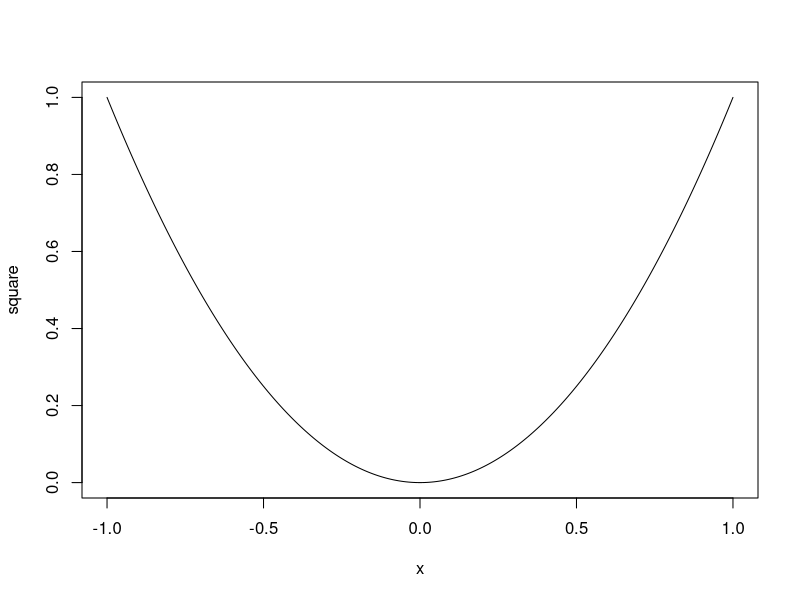
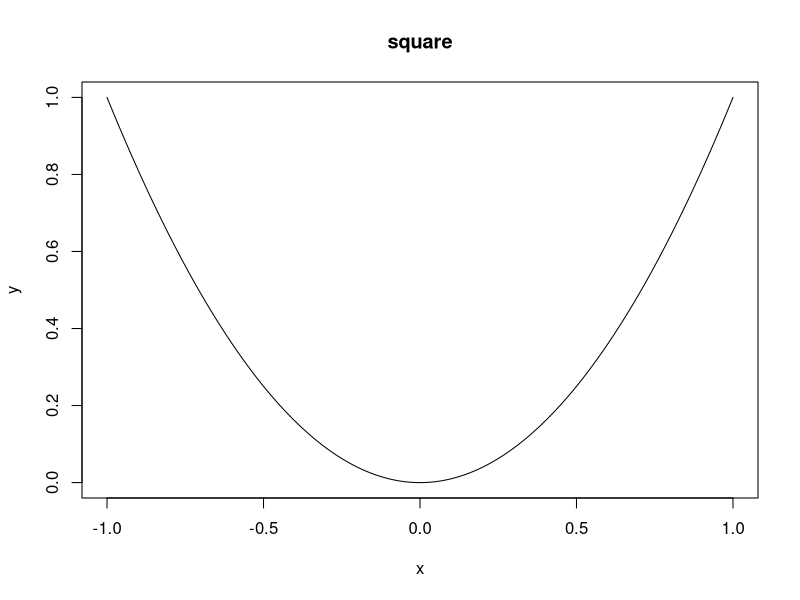
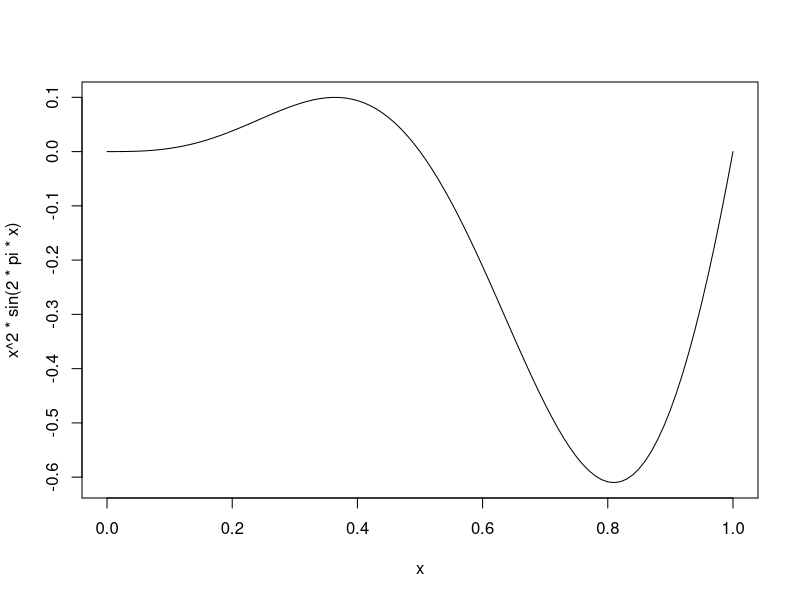
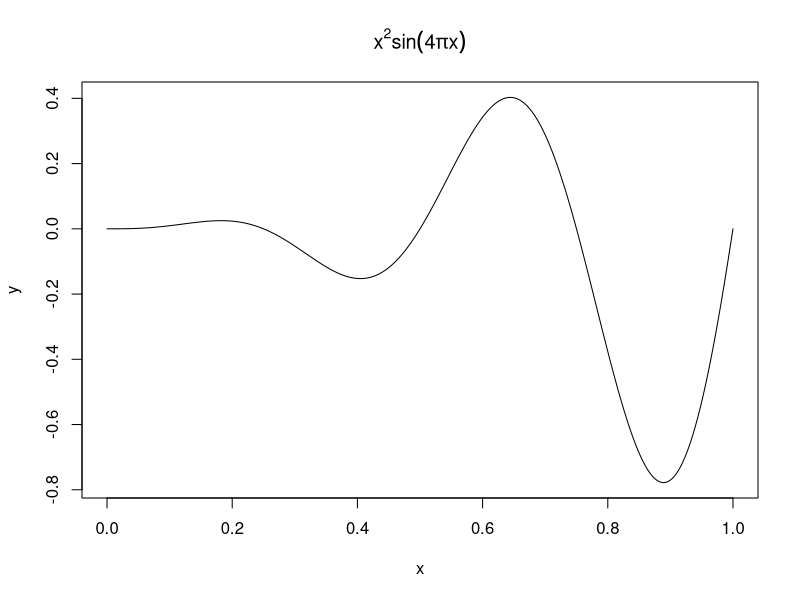
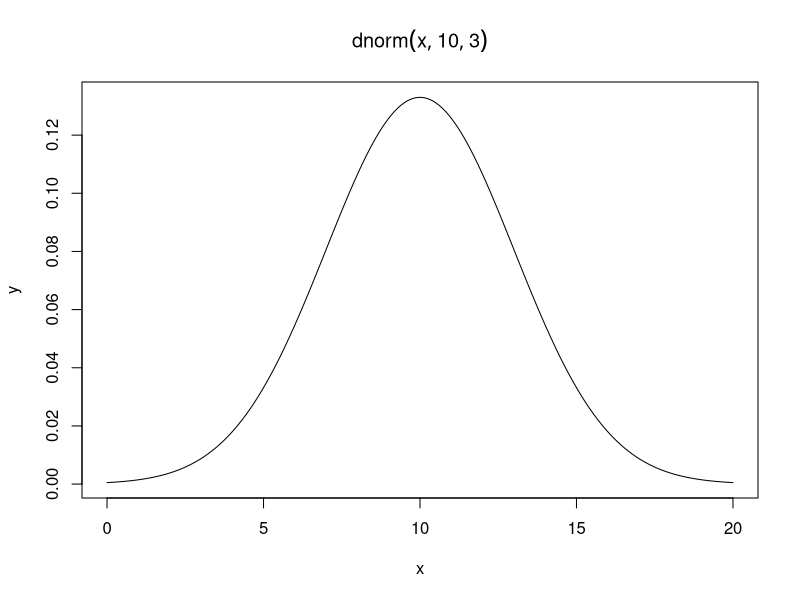

Reproduce these figures in R, in order.
## ---- chunk 1
require(knitr)
opts_chunk$set(fig.width=6, fig.align = "center", 
      out.width = "70%", warning=FALSE, message=FALSE)
require(ggplot2)
require(grid)
## ---- chunk 2
f <- function(x) {
  if(x>0) y <- log(x)
  else y <- NA
  y
}
f(2)
f(-2)
## ---- chunk 3
centre <- function(x, type) {
  switch(type,
         mean = mean(x),
         median = median(x),
         trimmed = mean(x, trim = .1))
}
x <- rcauchy(10)
centre(x, "mean")
centre(x, "median")
centre(x, "trimmed")
## ---- chunk 4
x <- sample(1:10, size=7, replace = TRUE)
x
ifelse(x<5, "Yes", "No")
## ---- chunk 5
y <- vector("integer", 10)
for(i in 1:10) y[i] <- i*(i+1)/2
y
## ---- chunk 6
for(i in seq_along(y)) y[i] <- i*(i-1)^2
y
## ---- chunk 7
for(i in seq_along(y)) {
  y[i] <- i*(i-1)^2
  if(y[i]>100) y[i] <- 100
}
y
## ---- chunk 8
k <- 0
while (length(table(x))>1) {
  k <- k+1
  x <- sample(1:6, size=3, replace=TRUE)
}
k
## ---- chunk 9
k <- 0
repeat {
  k <- k+1
  x <- sample(1:6, size=3, replace=TRUE)
  if(length(table(x))==1) break
}
k
## ---- chunk 10
k <- 0
counter <- 0
repeat {
  k <- k+1
  counter <- counter+1
  x <- sample(1:6, size=3, replace=TRUE)
  if(length(table(x))==1 | counter>1000) break
}
k
## ---- chunk 11
set.seed(1111)
## ---- chunk 12
centre <- function(x, type) {
  switch(type,
         mean = mean(x),
         median = median(x),
         trimmed = mean(x, trim = .1))
}
x <- rcauchy(10)
c(centre(x, "mean"), centre(x, "median"), centre(x, "trimmed"))
## ---- chunk 13
centre.alt1 <- function(x, fun) {
  fun(x)
}
c(centre.alt1(x, mean), centre.alt1(x, median))
## ---- chunk 14
centre.alt1(x, function(x) {mean(x, trim = 0.1)})
## ---- chunk 15
centre.alt2 <- function(x, fun, ...) {
  fun(x, ...)
}
centre.alt2(x, mean, trim=0.1)
## ---- chunk 16
centre.alt3 <- function(type) {
  switch(type,
         mean = mean,
         median = median,
         trimmed = function(x) {mean(x, trim = .1)})
}
c(centre.alt3("mean")(x), centre.alt3("median")(x), 
  centre.alt3("trimmed")(x))
## ---- chunk 17
centre.alt4 <- function(type) {
  list(Mean = mean,
       Median = median,
       Trimmed = function(x) {mean(x, trim = .1)})
}
c(centre.alt4()$Mean(x), centre.alt4()$Median(x), 
  centre.alt4()$Trimmed(x))
## ---- chunk 18
txt <- "exp(-x^2)"
fun <- function(x) eval(parse(text=txt))
x <- 0.5
c(exp(-x^2), fun(x))
## ---- chunk 19
x <- seq(-1, 1, length=250)
square <- x^2
plot(x, square, type = "l")
## ---- chunk 20
myplot <- function(x, y) {
  yname <- deparse((substitute(y)))
  plot(x, y, type="l", main=yname)
}
myplot(x, square)
## ---- chunk 21
a <- ls()
rm(list = a);rm(a)
ls()
x <- 1
ls()
rm(x)
ls()
x <- 1
rm("x")
ls()
## ---- chunk 22
f <- function(expr) {
  sexpr <- substitute(expr)
  if(!is.character(sexpr))
    sexpr <- deparse(sexpr)
  sexpr
}
f(z)
f("z")
## ---- chunk 23
curve(x^2*sin(2*pi*x), 0, 1)
## ---- chunk 24
mycurve <- function(fn, A=0, B=1, np=250, par1=0, par2=0) {
  sexpr <- deparse(substitute(fn))
  x <- seq(A, B, length=np)
  f <- function(x) eval(parse(text=sexpr), 
            list(x=x, par1=par1, par2=par2))
  y <- f(x)
  sexpr <- gsub("par1", par1, sexpr)
  sexpr <- gsub("par2", par2, sexpr)
  plot(x, y, type="l", main=parse(text=sexpr))
}
mycurve(x^par1*sin(par2*pi*x), par1=2, par2=4)
mycurve(dnorm(x, par1, par2), A=0, B=20, par=10, par2=3)
## ---- chunk 25
1 + 2
## ---- chunk 26
'+'(1, 2)
## ---- chunk 27
decimal.2.binary <- function(x) {
    if(x==0) return(0)  #simple cases 
    if(x==1) return(1)  
    i <- floor(log(x, base=2)) #largest power of 2 less than x
    bin.x <- rep(1, i+1) #we will need i+1 0'1 and 1's, first is 1
    x <- x-2^i 
    for(j in (i-1):0) {
       if(2^j>x) 
         bin.x[j+1] <- 0
       else {
         bin.x[j+1] <- 1
         x <- x-2^j
       }
    }
    bin.x[length(bin.x):1]
}
decimal.2.binary(7)
decimal.2.binary(8)
decimal.2.binary(26)
## ---- chunk 28
binary.2.decimal <- function(x) sum(x*2^(length(x):1-1))
binary.2.decimal(c(1, 1, 1))
binary.2.decimal(c(1, 0, 0, 0))
binary.2.decimal(c(1, 1, 0, 1, 0))
binary.2.decimal(decimal.2.binary(126))
## ---- chunk 29
binary_addition <- function(x, y) {
#First make x and y of equal length and with one extra 
#slot in case it's needed for carry over
#Fill x and y with 0's as needed. 
  n <- length(x)
  m <- length(y)
  N <- max(n, m)+1
  x <- c(rep(0, N-n), x)
  y <- c(rep(0, N-m), y)  
  s <- rep(0, N) # for result
  ca <- 0 #for carry over term
  for(i in N:1) {
      n <- x[i]+y[i]+ca
      if(n<=1) {#no carry over
        s[i] <- n
        ca <- 0
      }  
      else {#with carry over
        s[i] <- 0
        ca <- 1
      }
    }
  if(s[1]==0) s <- s[-1]#leading 0 removed if necessary
  s
}
binary_addition(c(1, 0), c(1, 1, 0))
## ---- chunk 30
'%+b%' <- function(x, y) binary_addition(x, y)
x <- c(1, 0) # 2
y <- c(1, 1, 0) # 6
x %+b% y #2+6=8
## ---- chunk 31
is.binary <- function(x) {
  if(all(x==0)) return(TRUE)
  x <- x[x!=0]
  x <- x[x!=1]
  if(length(x)==0) return(TRUE)
  return(FALSE)
}
is.binary(c(1, 0, 1, 1))
is.binary(1)
is.binary(0)
is.binary(c(1, 2, 1, 1))
## ---- chunk 32
as.binary <- function(x) {
  if(is.logical(x)) return(as.numeric(x))
  if(is.numeric(x)) return(ifelse(x==0, 0, 1))
  NA
}
as.binary(c(0, 1, 2, 1, 2))
as.binary(1:4 > 2)
as.binary(0)
as.binary(c(1, 2, 1, "a"))
